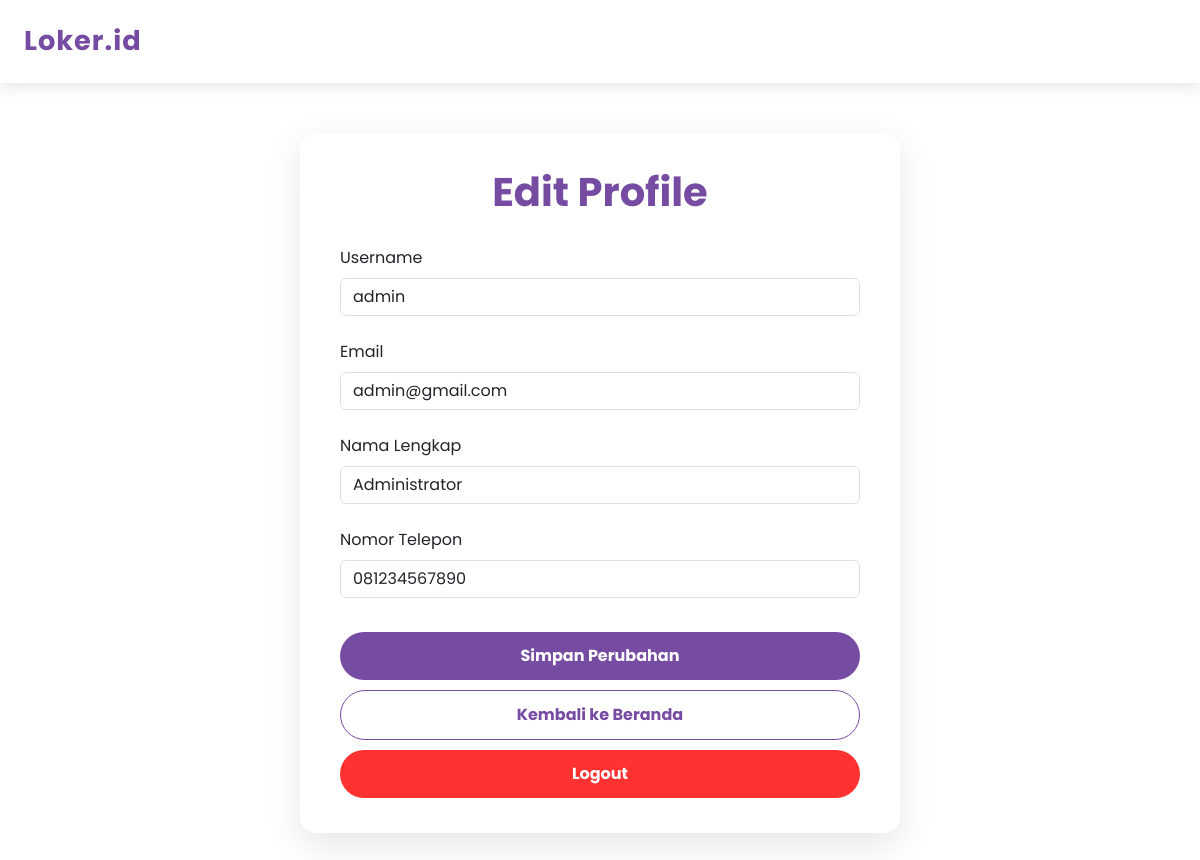
/profile.php (signed in), run on the app's committed database.
### tables this page shows
CREATE TABLE `users` (
  `user_id` int(11) NOT NULL,
  `username` varchar(255) NOT NULL,
  `PASSWORD` varchar(255) NOT NULL,
  `email` varchar(255) NOT NULL,
  `full_name` varchar(100) NOT NULL,
  `phone_number` varchar(15) NOT NULL,
  `created_at` datetime DEFAULT current_timestamp(),
  `role` enum('admin','user') NOT NULL DEFAULT 'user'
);

### profile.php (the view, shortened to what this page needs)
<?php
require 'config.php';
$user_id = $_SESSION['user_id'];
$stmt = $pdo->prepare("SELECT username, email, full_name, phone_number FROM users WHERE user_id = ?");
$stmt->execute([$user_id]);
$user = $stmt->fetch(PDO::FETCH_ASSOC);
?>
<!DOCTYPE html>
<html lang="id">
<head>
    <link href="https://cdn.jsdelivr.net/npm/bootstrap@5.3.0/dist/css/bootstrap.min.css" rel="stylesheet" />
</head>
<body>
<nav class="navbar">
    <a class="navbar-brand" href="index.php">Loker.id</a>
</nav>
<div class="container">
    <h1>Edit Profile</h1>
    <form method="post" action="profile.php">
        <div class="mb-4">
            <label for="username" class="form-label">Username</label>
            <input type="text" id="username" name="username" class="form-control" value="<?= htmlspecialchars($user['username']) ?>" required>
        </div>
        <div class="mb-4">
            <label for="email" class="form-label">Email</label>
            <input type="email" id="email" name="email" class="form-control" value="<?= htmlspecialchars($user['email']) ?>" required>
        </div>
        <div class="mb-4">
            <label for="full_name" class="form-label">Nama Lengkap</label>
            <input type="text" id="full_name" name="full_name" class="form-control" value="<?= htmlspecialchars($user['full_name']) ?>" required>
        </div>
        <div class="mb-4">
            <label for="phone_number" class="form-label">Nomor Telepon</label>
            <input type="text" id="phone_number" name="phone_number" class="form-control" value="<?= htmlspecialchars($user['phone_number']) ?>" required>
        </div>
            <button type="submit" class="btn-back">Simpan Perubahan</button>
            <a href="index.php" class="btn btn-outline-secondary">Kembali ke Beranda</a>
        </form>
            <a href="profile.php?action=logout" class="btn btn-logout">Logout</a>
</div>
</html>

### profile.php (style rules this page uses)
body { font-family: 'Poppins', sans-serif; height: 100%; }
.navbar { background-color: rgba(255,255,255,0.9) !important; box-shadow: 0 4px 15px rgb(0 0 0 / 0.1); padding: 1rem 1.5rem; }
.navbar-brand { font-weight: 700; font-size: 1.7rem; color: #764ba2 !important; letter-spacing: 1px; text-decoration: none; }
.container { max-width: 600px; background: #fff; padding: 35px 40px; border-radius: 16px; box-shadow: 0 12px 36px rgba(0,0,0,0.1); margin: 50px auto; margin-bottom: 80px; }
h1 { color: #764ba2; font-weight: 700; margin-bottom: 30px; text-align: center; }
.btn-back { background-color: #764ba2; color: white; font-weight: 700; border-radius: 30px; padding: 12px 20px; width: 100%; border: none; transition: background-color 0.3s ease; margin-top: 10px; }
.btn-logout { background-color: #ff3131; color: white; font-weight: 700; border-radius: 30px; padding: 12px 20px; width: 100%; border: none; transition: background-color 0.3s ease, transform 0.2s ease; margin-top: 10px; }
.btn-outline-secondary { border: 1px solid #764ba2; color: #764ba2; font-weight: 700; border-radius: 30px; padding: 12px 20px; width: 100%; transition: background-color 0.3s ease, color 0.3s ease; margin-top: 10px; }

### data on the page
users: username "admin", email "admin@gmail.com", full_name "Administrator", phone_number "081234567890"
